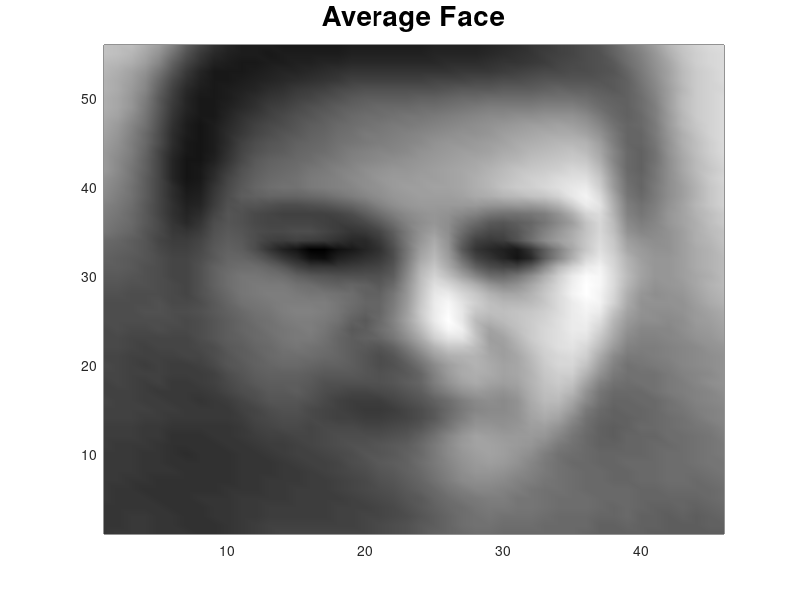
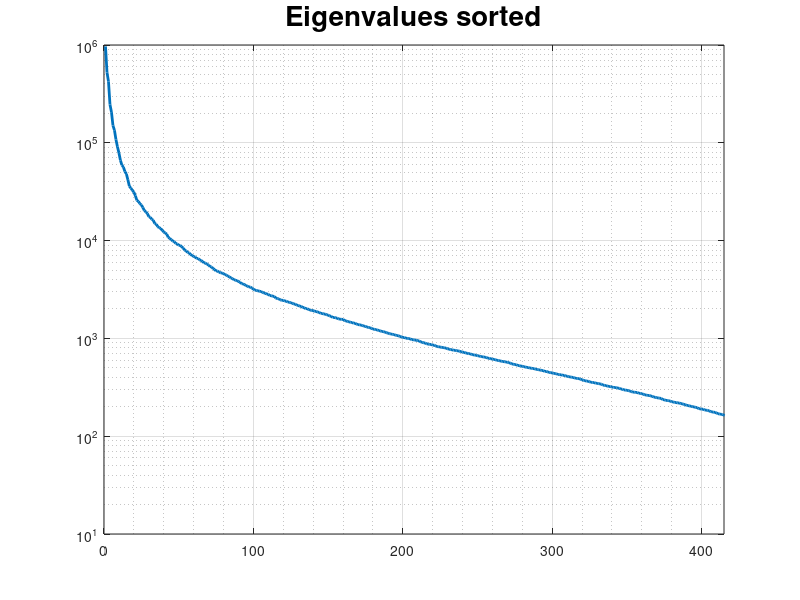

Write the MATLAB code that produced these figures, in order. (Note: this script raises an error after producing the figures.)
%%

% clean up
clc
close all
clear variables

% load partitioned data
load Separated_Data.mat

% change showPlots to true to get images
showPlots = true;

%% Normalise and plot mean face

faceW = 46; faceH = 56;

% subtract mean face from training faces
mean_Face = mean(training,2);
training_t = training - mean_Face;

mean_Face_m = zeros(faceH, faceW, 'double');

% plot mean face
if showPlots == true
    figure(1)
    for i = 1:faceW %extract image one line at a time
        lineStart = (i-1)*faceH + 1;
        lineEnd = i*faceH;
        mean_Face_m(1:faceH,i) = rot90(mean_Face(lineStart:lineEnd), 2);
    end
    
    h = pcolor(mean_Face_m);
    set(h,'edgecolor','none');
    colormap gray
    shading interp
    title('Average Face','fontsize',20)
end

%% Do math and all

% Calculate Covariance Matrix
wid = size(training_t, 2);
faceCov = (training_t'*training_t)/wid;

% Find eigenvalues and eigenvectors, D is a diagonal matrix - pointless
[V,D] = eig(faceCov);

eigVals = zeros(1, length(D));
% Move the diagonal onto an array
for i = 1:length(D)
    eigVals(i) = D(i,i);
end

%% plot eig vals

% Plot all eigenvalues sorted. Number of non-zero eigenvalues should be N -
% 1, where N is number of training data (416 in this case)
if showPlots == true
    figure(2)
    plot(sort(eigVals,'descend'),'linewidth',2)
    set(gca,'YScale','log')
    title('Eigenvalues sorted','fontsize',20)
    xlim([0 415])
    grid on
    grid minor
end

%% get M best eigenvectors/values

% technically the eigenvalues are presorted in the ascending order. But
% just to be sure sort them again
num_eigs = 50;
[sortedEigs,sortedIdx] = sort(eigVals,'descend');
bestIdx = sortedIdx(1:num_eigs);
eigVals_best = sortedEigs(1:num_eigs);
eigVecs_best = V(:,bestIdx);

%% plot 10 eigenfaces

eigFace = zeros(faceH, faceW, 10, 'double');
if showPlots == true
    figure(3)
    for j = 1:10
        for i = 1:faceW %extract image one line at a time
            lineStart = (i-1)* faceH + 1;
            lineEnd = i*faceH;
            eigFace(1:faceH,i,j) = rot90(eigVecs_best(lineStart:lineEnd,j), 2);
        end
        subplot(2,5,j)
        h = pcolor(eigFace(:,:,j));
        set(h,'edgecolor','none');
        colormap gray
        shading interp
    end
end
